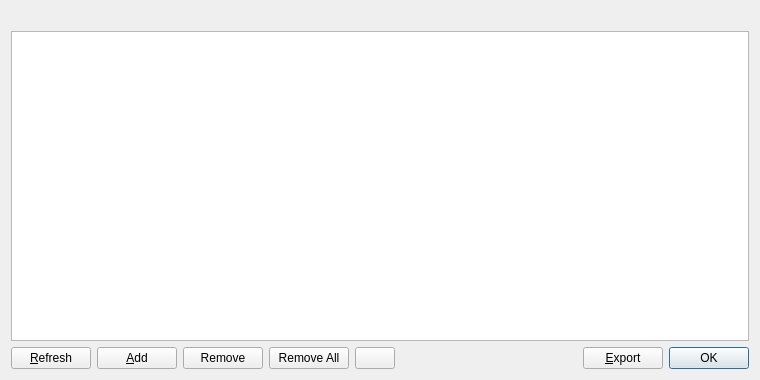
<?xml version="1.0" encoding="UTF-8"?>
<ui version="4.0">
 <class>EditWhitelistOfferDialog</class>
 <widget class="QWidget" name="EditWhitelistOfferDialog">
  <property name="geometry">
   <rect>
    <x>0</x>
    <y>0</y>
    <width>760</width>
    <height>380</height>
   </rect>
  </property>
  <property name="windowTitle">
   <string>My Offer Whitelist</string>
  </property>
  <layout class="QVBoxLayout" name="verticalLayout">
   <item>
    <widget class="QLabel" name="labelExplanation">
     <property name="textFormat">
      <enum>Qt::PlainText</enum>
     </property>
     <property name="wordWrap">
      <bool>true</bool>
     </property>
    </widget>
   </item>
   <item>
    <widget class="QTableView" name="tableView">
     <property name="contextMenuPolicy">
      <enum>Qt::CustomContextMenu</enum>
     </property>
     <property name="toolTip">
      <string/>
     </property>
     <property name="tabKeyNavigation">
      <bool>false</bool>
     </property>
     <property name="alternatingRowColors">
      <bool>true</bool>
     </property>
     <property name="selectionMode">
      <enum>QAbstractItemView::SingleSelection</enum>
     </property>
     <property name="selectionBehavior">
      <enum>QAbstractItemView::SelectRows</enum>
     </property>
     <property name="sortingEnabled">
      <bool>true</bool>
     </property>
     <attribute name="verticalHeaderVisible">
      <bool>false</bool>
     </attribute>
    </widget>
   </item>
   <item>
    <layout class="QHBoxLayout" name="horizontalLayout">
     <item>
      <widget class="QPushButton" name="refreshButton">
       <property name="maximumSize">
        <size>
         <width>16777215</width>
         <height>48</height>
        </size>
       </property>
       <property name="text">
        <string>&amp;Refresh</string>
       </property>
       <property name="icon">
        <iconset resource="../syscoin.qrc">
         <normaloff>:/icons/refresh</normaloff>:/icons/refresh</iconset>
       </property>
      </widget>
     </item>
     <item>
      <widget class="QPushButton" name="newEntry">
       <property name="toolTip">
        <string>Copy the currently selected alias to the system clipboard</string>
       </property>
       <property name="text">
        <string>&amp;Add</string>
       </property>
       <property name="icon">
        <iconset resource="../syscoin.qrc">
         <normaloff>:/icons/add</normaloff>:/icons/add</iconset>
       </property>
      </widget>
     </item>
     <item>
      <widget class="QPushButton" name="removeButton">
       <property name="text">
        <string>Remove</string>
       </property>
       <property name="icon">
        <iconset resource="../syscoin.qrc">
         <normaloff>:/icons/remove</normaloff>:/icons/remove</iconset>
       </property>
      </widget>
     </item>
     <item>
      <widget class="QPushButton" name="removeAllButton">
       <property name="text">
        <string>Remove All</string>
       </property>
       <property name="icon">
        <iconset resource="../syscoin.qrc">
         <normaloff>:/icons/remove</normaloff>:/icons/remove</iconset>
       </property>
      </widget>
     </item>
     <item>
      <widget class="QPushButton" name="exclusiveButton">
       <property name="text">
        <string/>
       </property>
       <property name="icon">
        <iconset resource="../syscoin.qrc">
         <normaloff>:/icons/key</normaloff>:/icons/key</iconset>
       </property>
      </widget>
     </item>
     <item>
      <spacer name="horizontalSpacer">
       <property name="orientation">
        <enum>Qt::Horizontal</enum>
       </property>
       <property name="sizeHint" stdset="0">
        <size>
         <width>40</width>
         <height>20</height>
        </size>
       </property>
      </spacer>
     </item>
     <item>
      <widget class="QPushButton" name="exportButton">
       <property name="toolTip">
        <string>Export the data in the current tab to a file</string>
       </property>
       <property name="text">
        <string>&amp;Export</string>
       </property>
       <property name="icon">
        <iconset resource="../syscoin.qrc">
         <normaloff>:/icons/export</normaloff>:/icons/export</iconset>
       </property>
      </widget>
     </item>
     <item>
      <widget class="QDialogButtonBox" name="buttonBox">
       <property name="sizePolicy">
        <sizepolicy hsizetype="Maximum" vsizetype="Fixed">
         <horstretch>0</horstretch>
         <verstretch>0</verstretch>
        </sizepolicy>
       </property>
       <property name="standardButtons">
        <set>QDialogButtonBox::Ok</set>
       </property>
      </widget>
     </item>
    </layout>
   </item>
  </layout>
 </widget>
 <resources>
  <include location="../syscoin.qrc"/>
 </resources>
 <connections/>
</ui>
